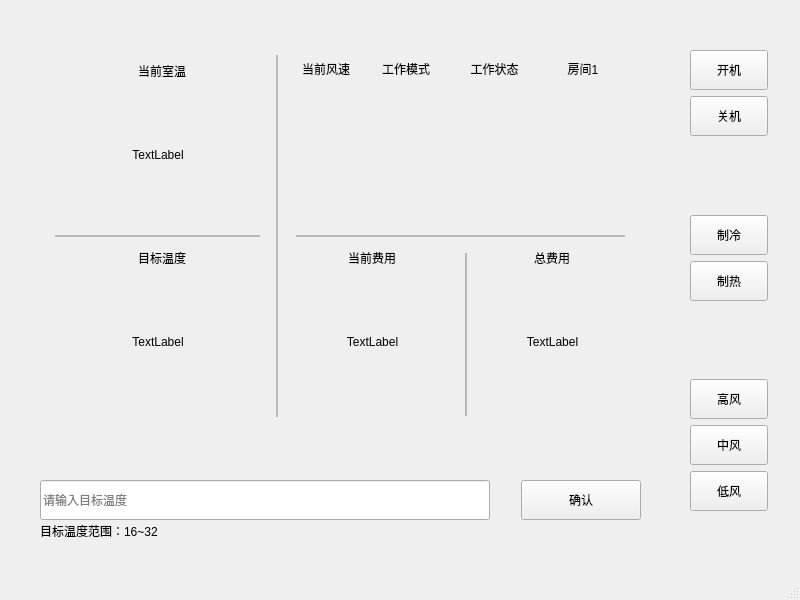
<?xml version="1.0" encoding="UTF-8"?>
<ui version="4.0">
 <class>MainWindow</class>
 <widget class="QMainWindow" name="MainWindow">
  <property name="geometry">
   <rect>
    <x>0</x>
    <y>0</y>
    <width>800</width>
    <height>600</height>
   </rect>
  </property>
  <property name="sizePolicy">
   <sizepolicy hsizetype="Fixed" vsizetype="Fixed">
    <horstretch>0</horstretch>
    <verstretch>0</verstretch>
   </sizepolicy>
  </property>
  <property name="minimumSize">
   <size>
    <width>800</width>
    <height>600</height>
   </size>
  </property>
  <property name="maximumSize">
   <size>
    <width>800</width>
    <height>600</height>
   </size>
  </property>
  <property name="contextMenuPolicy">
   <enum>Qt::NoContextMenu</enum>
  </property>
  <property name="windowTitle">
   <string>MainWindow</string>
  </property>
  <widget class="QWidget" name="centralwidget">
   <property name="minimumSize">
    <size>
     <width>800</width>
     <height>578</height>
    </size>
   </property>
   <property name="maximumSize">
    <size>
     <width>800</width>
     <height>578</height>
    </size>
   </property>
   <property name="contextMenuPolicy">
    <enum>Qt::NoContextMenu</enum>
   </property>
   <widget class="QWidget" name="layoutWidget">
    <property name="geometry">
     <rect>
      <x>690</x>
      <y>50</y>
      <width>82</width>
      <height>461</height>
     </rect>
    </property>
    <layout class="QVBoxLayout" name="verticalLayout_4">
     <item>
      <layout class="QVBoxLayout" name="verticalLayout">
       <item>
        <widget class="QPushButton" name="pushButton_turnOn">
         <property name="minimumSize">
          <size>
           <width>78</width>
           <height>40</height>
          </size>
         </property>
         <property name="maximumSize">
          <size>
           <width>78</width>
           <height>40</height>
          </size>
         </property>
         <property name="text">
          <string>开机</string>
         </property>
        </widget>
       </item>
       <item>
        <widget class="QPushButton" name="pushButton_turnOff">
         <property name="sizePolicy">
          <sizepolicy hsizetype="Minimum" vsizetype="Fixed">
           <horstretch>0</horstretch>
           <verstretch>0</verstretch>
          </sizepolicy>
         </property>
         <property name="minimumSize">
          <size>
           <width>78</width>
           <height>40</height>
          </size>
         </property>
         <property name="maximumSize">
          <size>
           <width>78</width>
           <height>40</height>
          </size>
         </property>
         <property name="text">
          <string>关机</string>
         </property>
        </widget>
       </item>
      </layout>
     </item>
     <item>
      <layout class="QVBoxLayout" name="verticalLayout_2">
       <property name="spacing">
        <number>6</number>
       </property>
       <item>
        <spacer name="verticalSpacer_2">
         <property name="orientation">
          <enum>Qt::Vertical</enum>
         </property>
         <property name="sizeHint" stdset="0">
          <size>
           <width>20</width>
           <height>40</height>
          </size>
         </property>
        </spacer>
       </item>
       <item>
        <widget class="QPushButton" name="pushButton_cold">
         <property name="minimumSize">
          <size>
           <width>78</width>
           <height>40</height>
          </size>
         </property>
         <property name="maximumSize">
          <size>
           <width>78</width>
           <height>40</height>
          </size>
         </property>
         <property name="text">
          <string>制冷</string>
         </property>
        </widget>
       </item>
       <item>
        <widget class="QPushButton" name="pushButton_hot">
         <property name="minimumSize">
          <size>
           <width>78</width>
           <height>40</height>
          </size>
         </property>
         <property name="maximumSize">
          <size>
           <width>78</width>
           <height>40</height>
          </size>
         </property>
         <property name="text">
          <string>制热</string>
         </property>
        </widget>
       </item>
       <item>
        <spacer name="verticalSpacer">
         <property name="orientation">
          <enum>Qt::Vertical</enum>
         </property>
         <property name="sizeHint" stdset="0">
          <size>
           <width>20</width>
           <height>40</height>
          </size>
         </property>
        </spacer>
       </item>
      </layout>
     </item>
     <item>
      <layout class="QVBoxLayout" name="verticalLayout_3">
       <item>
        <widget class="QPushButton" name="pushButton_high">
         <property name="minimumSize">
          <size>
           <width>78</width>
           <height>40</height>
          </size>
         </property>
         <property name="maximumSize">
          <size>
           <width>78</width>
           <height>40</height>
          </size>
         </property>
         <property name="text">
          <string>高风</string>
         </property>
        </widget>
       </item>
       <item>
        <widget class="QPushButton" name="pushButton_middle">
         <property name="minimumSize">
          <size>
           <width>78</width>
           <height>40</height>
          </size>
         </property>
         <property name="maximumSize">
          <size>
           <width>78</width>
           <height>40</height>
          </size>
         </property>
         <property name="text">
          <string>中风</string>
         </property>
        </widget>
       </item>
       <item>
        <widget class="QPushButton" name="pushButton_low">
         <property name="minimumSize">
          <size>
           <width>78</width>
           <height>40</height>
          </size>
         </property>
         <property name="maximumSize">
          <size>
           <width>78</width>
           <height>40</height>
          </size>
         </property>
         <property name="text">
          <string>低风</string>
         </property>
        </widget>
       </item>
      </layout>
     </item>
    </layout>
   </widget>
   <widget class="QWidget" name="layoutWidget">
    <property name="geometry">
     <rect>
      <x>40</x>
      <y>470</y>
      <width>601</width>
      <height>61</height>
     </rect>
    </property>
    <layout class="QHBoxLayout" name="horizontalLayout">
     <item>
      <widget class="QLineEdit" name="lineEdit_temperature">
       <property name="minimumSize">
        <size>
         <width>450</width>
         <height>40</height>
        </size>
       </property>
       <property name="placeholderText">
        <string>请输入目标温度</string>
       </property>
      </widget>
     </item>
     <item>
      <spacer name="horizontalSpacer">
       <property name="orientation">
        <enum>Qt::Horizontal</enum>
       </property>
       <property name="sizeHint" stdset="0">
        <size>
         <width>10</width>
         <height>20</height>
        </size>
       </property>
      </spacer>
     </item>
     <item>
      <widget class="QPushButton" name="pushButton_ok">
       <property name="minimumSize">
        <size>
         <width>120</width>
         <height>40</height>
        </size>
       </property>
       <property name="text">
        <string>确认</string>
       </property>
      </widget>
     </item>
    </layout>
   </widget>
   <widget class="QWidget" name="widget_back" native="true">
    <property name="geometry">
     <rect>
      <x>40</x>
      <y>40</y>
      <width>601</width>
      <height>391</height>
     </rect>
    </property>
    <widget class="QFrame" name="frame_line1">
     <property name="geometry">
      <rect>
       <x>236</x>
       <y>15</y>
       <width>2</width>
       <height>362</height>
      </rect>
     </property>
     <property name="frameShape">
      <enum>QFrame::StyledPanel</enum>
     </property>
     <property name="frameShadow">
      <enum>QFrame::Raised</enum>
     </property>
    </widget>
    <widget class="QFrame" name="frame_line2">
     <property name="geometry">
      <rect>
       <x>15</x>
       <y>195</y>
       <width>205</width>
       <height>2</height>
      </rect>
     </property>
     <property name="frameShape">
      <enum>QFrame::StyledPanel</enum>
     </property>
     <property name="frameShadow">
      <enum>QFrame::Raised</enum>
     </property>
    </widget>
    <widget class="QFrame" name="frame_line3">
     <property name="geometry">
      <rect>
       <x>256</x>
       <y>195</y>
       <width>329</width>
       <height>2</height>
      </rect>
     </property>
     <property name="frameShape">
      <enum>QFrame::StyledPanel</enum>
     </property>
     <property name="frameShadow">
      <enum>QFrame::Raised</enum>
     </property>
    </widget>
    <widget class="QFrame" name="frame_line4">
     <property name="geometry">
      <rect>
       <x>425</x>
       <y>213</y>
       <width>2</width>
       <height>163</height>
      </rect>
     </property>
     <property name="frameShape">
      <enum>QFrame::StyledPanel</enum>
     </property>
     <property name="frameShadow">
      <enum>QFrame::Raised</enum>
     </property>
    </widget>
    <widget class="QWidget" name="layoutWidget">
     <property name="geometry">
      <rect>
       <x>253</x>
       <y>20</y>
       <width>331</width>
       <height>171</height>
      </rect>
     </property>
     <layout class="QGridLayout" name="gridLayout">
      <item row="0" column="0">
       <layout class="QVBoxLayout" name="verticalLayout_5">
        <property name="bottomMargin">
         <number>12</number>
        </property>
        <item>
         <widget class="QLabel" name="label_speedText">
          <property name="text">
           <string>当前风速</string>
          </property>
          <property name="alignment">
           <set>Qt::AlignCenter</set>
          </property>
         </widget>
        </item>
        <item>
         <spacer name="verticalSpacer_5">
          <property name="orientation">
           <enum>Qt::Vertical</enum>
          </property>
          <property name="sizeHint" stdset="0">
           <size>
            <width>20</width>
            <height>40</height>
           </size>
          </property>
         </spacer>
        </item>
        <item>
         <layout class="QHBoxLayout" name="horizontalLayout_2">
          <item>
           <spacer name="horizontalSpacer_3">
            <property name="orientation">
             <enum>Qt::Horizontal</enum>
            </property>
            <property name="sizeHint" stdset="0">
             <size>
              <width>40</width>
              <height>20</height>
             </size>
            </property>
           </spacer>
          </item>
          <item>
           <widget class="QLabel" name="label_speed1">
            <property name="minimumSize">
             <size>
              <width>20</width>
              <height>20</height>
             </size>
            </property>
            <property name="maximumSize">
             <size>
              <width>20</width>
              <height>20</height>
             </size>
            </property>
            <property name="layoutDirection">
             <enum>Qt::LeftToRight</enum>
            </property>
            <property name="text">
             <string/>
            </property>
            <property name="alignment">
             <set>Qt::AlignLeading|Qt::AlignLeft|Qt::AlignVCenter</set>
            </property>
           </widget>
          </item>
          <item>
           <spacer name="horizontalSpacer_2">
            <property name="orientation">
             <enum>Qt::Horizontal</enum>
            </property>
            <property name="sizeHint" stdset="0">
             <size>
              <width>40</width>
              <height>20</height>
             </size>
            </property>
           </spacer>
          </item>
         </layout>
        </item>
        <item>
         <spacer name="verticalSpacer_3">
          <property name="orientation">
           <enum>Qt::Vertical</enum>
          </property>
          <property name="sizeHint" stdset="0">
           <size>
            <width>20</width>
            <height>40</height>
           </size>
          </property>
         </spacer>
        </item>
        <item>
         <layout class="QHBoxLayout" name="horizontalLayout_3">
          <item>
           <spacer name="horizontalSpacer_5">
            <property name="orientation">
             <enum>Qt::Horizontal</enum>
            </property>
            <property name="sizeHint" stdset="0">
             <size>
              <width>40</width>
              <height>20</height>
             </size>
            </property>
           </spacer>
          </item>
          <item>
           <widget class="QLabel" name="label_speed2">
            <property name="minimumSize">
             <size>
              <width>20</width>
              <height>20</height>
             </size>
            </property>
            <property name="maximumSize">
             <size>
              <width>20</width>
              <height>20</height>
             </size>
            </property>
            <property name="text">
             <string/>
            </property>
           </widget>
          </item>
          <item>
           <spacer name="horizontalSpacer_4">
            <property name="orientation">
             <enum>Qt::Horizontal</enum>
            </property>
            <property name="sizeHint" stdset="0">
             <size>
              <width>40</width>
              <height>20</height>
             </size>
            </property>
           </spacer>
          </item>
         </layout>
        </item>
        <item>
         <spacer name="verticalSpacer_4">
          <property name="orientation">
           <enum>Qt::Vertical</enum>
          </property>
          <property name="sizeHint" stdset="0">
           <size>
            <width>20</width>
            <height>40</height>
           </size>
          </property>
         </spacer>
        </item>
        <item>
         <layout class="QHBoxLayout" name="horizontalLayout_4">
          <item>
           <spacer name="horizontalSpacer_7">
            <property name="orientation">
             <enum>Qt::Horizontal</enum>
            </property>
            <property name="sizeHint" stdset="0">
             <size>
              <width>40</width>
              <height>20</height>
             </size>
            </property>
           </spacer>
          </item>
          <item>
           <widget class="QLabel" name="label_speed3">
            <property name="minimumSize">
             <size>
              <width>20</width>
              <height>20</height>
             </size>
            </property>
            <property name="maximumSize">
             <size>
              <width>20</width>
              <height>20</height>
             </size>
            </property>
            <property name="text">
             <string/>
            </property>
           </widget>
          </item>
          <item>
           <spacer name="horizontalSpacer_6">
            <property name="orientation">
             <enum>Qt::Horizontal</enum>
            </property>
            <property name="sizeHint" stdset="0">
             <size>
              <width>40</width>
              <height>20</height>
             </size>
            </property>
           </spacer>
          </item>
         </layout>
        </item>
        <item>
         <spacer name="verticalSpacer_6">
          <property name="orientation">
           <enum>Qt::Vertical</enum>
          </property>
          <property name="sizeHint" stdset="0">
           <size>
            <width>20</width>
            <height>40</height>
           </size>
          </property>
         </spacer>
        </item>
       </layout>
      </item>
      <item row="0" column="1">
       <layout class="QVBoxLayout" name="verticalLayout_6">
        <property name="bottomMargin">
         <number>12</number>
        </property>
        <item>
         <widget class="QLabel" name="label_workModeText">
          <property name="text">
           <string>工作模式</string>
          </property>
          <property name="alignment">
           <set>Qt::AlignCenter</set>
          </property>
         </widget>
        </item>
        <item>
         <spacer name="verticalSpacer_7">
          <property name="orientation">
           <enum>Qt::Vertical</enum>
          </property>
          <property name="sizeHint" stdset="0">
           <size>
            <width>20</width>
            <height>40</height>
           </size>
          </property>
         </spacer>
        </item>
        <item>
         <layout class="QHBoxLayout" name="horizontalLayout_5">
          <item>
           <spacer name="horizontalSpacer_8">
            <property name="orientation">
             <enum>Qt::Horizontal</enum>
            </property>
            <property name="sizeHint" stdset="0">
             <size>
              <width>40</width>
              <height>20</height>
             </size>
            </property>
           </spacer>
          </item>
          <item>
           <widget class="QLabel" name="label_workMode_hot">
            <property name="minimumSize">
             <size>
              <width>36</width>
              <height>36</height>
             </size>
            </property>
            <property name="maximumSize">
             <size>
              <width>36</width>
              <height>36</height>
             </size>
            </property>
            <property name="layoutDirection">
             <enum>Qt::LeftToRight</enum>
            </property>
            <property name="text">
             <string/>
            </property>
            <property name="alignment">
             <set>Qt::AlignLeading|Qt::AlignLeft|Qt::AlignVCenter</set>
            </property>
           </widget>
          </item>
          <item>
           <spacer name="horizontalSpacer_9">
            <property name="orientation">
             <enum>Qt::Horizontal</enum>
            </property>
            <property name="sizeHint" stdset="0">
             <size>
              <width>40</width>
              <height>20</height>
             </size>
            </property>
           </spacer>
          </item>
         </layout>
        </item>
        <item>
         <spacer name="verticalSpacer_8">
          <property name="orientation">
           <enum>Qt::Vertical</enum>
          </property>
          <property name="sizeHint" stdset="0">
           <size>
            <width>20</width>
            <height>40</height>
           </size>
          </property>
         </spacer>
        </item>
        <item>
         <layout class="QHBoxLayout" name="horizontalLayout_6">
          <item>
           <spacer name="horizontalSpacer_10">
            <property name="orientation">
             <enum>Qt::Horizontal</enum>
            </property>
            <property name="sizeHint" stdset="0">
             <size>
              <width>40</width>
              <height>20</height>
             </size>
            </property>
           </spacer>
          </item>
          <item>
           <widget class="QLabel" name="label_workMode_cold">
            <property name="minimumSize">
             <size>
              <width>36</width>
              <height>36</height>
             </size>
            </property>
            <property name="maximumSize">
             <size>
              <width>36</width>
              <height>36</height>
             </size>
            </property>
            <property name="text">
             <string/>
            </property>
           </widget>
          </item>
          <item>
           <spacer name="horizontalSpacer_11">
            <property name="orientation">
             <enum>Qt::Horizontal</enum>
            </property>
            <property name="sizeHint" stdset="0">
             <size>
              <width>40</width>
              <height>20</height>
             </size>
            </property>
           </spacer>
          </item>
         </layout>
        </item>
        <item>
         <spacer name="verticalSpacer_9">
          <property name="orientation">
           <enum>Qt::Vertical</enum>
          </property>
          <property name="sizeHint" stdset="0">
           <size>
            <width>20</width>
            <height>40</height>
           </size>
          </property>
         </spacer>
        </item>
       </layout>
      </item>
      <item row="0" column="2">
       <layout class="QVBoxLayout" name="verticalLayout_7">
        <property name="bottomMargin">
         <number>12</number>
        </property>
        <item>
         <widget class="QLabel" name="label_workStatusText">
          <property name="text">
           <string>工作状态</string>
          </property>
          <property name="alignment">
           <set>Qt::AlignCenter</set>
          </property>
         </widget>
        </item>
        <item>
         <spacer name="verticalSpacer_11">
          <property name="orientation">
           <enum>Qt::Vertical</enum>
          </property>
          <property name="sizeHint" stdset="0">
           <size>
            <width>20</width>
            <height>40</height>
           </size>
          </property>
         </spacer>
        </item>
        <item>
         <layout class="QHBoxLayout" name="horizontalLayout_8">
          <item>
           <spacer name="horizontalSpacer_14">
            <property name="orientation">
             <enum>Qt::Horizontal</enum>
            </property>
            <property name="sizeHint" stdset="0">
             <size>
              <width>40</width>
              <height>20</height>
             </size>
            </property>
           </spacer>
          </item>
          <item>
           <widget class="QLabel" name="label_workStatus_working">
            <property name="minimumSize">
             <size>
              <width>36</width>
              <height>36</height>
             </size>
            </property>
            <property name="maximumSize">
             <size>
              <width>36</width>
              <height>36</height>
             </size>
            </property>
            <property name="layoutDirection">
             <enum>Qt::LeftToRight</enum>
            </property>
            <property name="text">
             <string/>
            </property>
            <property name="alignment">
             <set>Qt::AlignLeading|Qt::AlignLeft|Qt::AlignVCenter</set>
            </property>
           </widget>
          </item>
          <item>
           <spacer name="horizontalSpacer_15">
            <property name="orientation">
             <enum>Qt::Horizontal</enum>
            </property>
            <property name="sizeHint" stdset="0">
             <size>
              <width>40</width>
              <height>20</height>
             </size>
            </property>
           </spacer>
          </item>
         </layout>
        </item>
        <item>
         <spacer name="verticalSpacer_12">
          <property name="orientation">
           <enum>Qt::Vertical</enum>
          </property>
          <property name="sizeHint" stdset="0">
           <size>
            <width>20</width>
            <height>40</height>
           </size>
          </property>
         </spacer>
        </item>
        <item>
         <layout class="QHBoxLayout" name="horizontalLayout_9">
          <item>
           <spacer name="horizontalSpacer_16">
            <property name="orientation">
             <enum>Qt::Horizontal</enum>
            </property>
            <property name="sizeHint" stdset="0">
             <size>
              <width>40</width>
              <height>20</height>
             </size>
            </property>
           </spacer>
          </item>
          <item>
           <widget class="QLabel" name="label_workStatus_waiting">
            <property name="minimumSize">
             <size>
              <width>36</width>
              <height>36</height>
             </size>
            </property>
            <property name="maximumSize">
             <size>
              <width>36</width>
              <height>36</height>
             </size>
            </property>
            <property name="text">
             <string/>
            </property>
           </widget>
          </item>
          <item>
           <spacer name="horizontalSpacer_17">
            <property name="orientation">
             <enum>Qt::Horizontal</enum>
            </property>
            <property name="sizeHint" stdset="0">
             <size>
              <width>40</width>
              <height>20</height>
             </size>
            </property>
           </spacer>
          </item>
         </layout>
        </item>
        <item>
         <spacer name="verticalSpacer_13">
          <property name="orientation">
           <enum>Qt::Vertical</enum>
          </property>
          <property name="sizeHint" stdset="0">
           <size>
            <width>20</width>
            <height>40</height>
           </size>
          </property>
         </spacer>
        </item>
       </layout>
      </item>
      <item row="0" column="3">
       <layout class="QVBoxLayout" name="verticalLayout_8">
        <property name="bottomMargin">
         <number>12</number>
        </property>
        <item>
         <widget class="QLabel" name="label_room">
          <property name="text">
           <string>房间1</string>
          </property>
          <property name="alignment">
           <set>Qt::AlignCenter</set>
          </property>
         </widget>
        </item>
        <item>
         <spacer name="verticalSpacer_15">
          <property name="orientation">
           <enum>Qt::Vertical</enum>
          </property>
          <property name="sizeHint" stdset="0">
           <size>
            <width>20</width>
            <height>40</height>
           </size>
          </property>
         </spacer>
        </item>
        <item>
         <layout class="QHBoxLayout" name="horizontalLayout_11">
          <item>
           <spacer name="horizontalSpacer_20">
            <property name="orientation">
             <enum>Qt::Horizontal</enum>
            </property>
            <property name="sizeHint" stdset="0">
             <size>
              <width>40</width>
              <height>20</height>
             </size>
            </property>
           </spacer>
          </item>
          <item>
           <widget class="QLabel" name="label_off">
            <property name="minimumSize">
             <size>
              <width>36</width>
              <height>36</height>
             </size>
            </property>
            <property name="maximumSize">
             <size>
              <width>36</width>
              <height>36</height>
             </size>
            </property>
            <property name="layoutDirection">
             <enum>Qt::LeftToRight</enum>
            </property>
            <property name="text">
             <string/>
            </property>
            <property name="alignment">
             <set>Qt::AlignLeading|Qt::AlignLeft|Qt::AlignVCenter</set>
            </property>
           </widget>
          </item>
          <item>
           <spacer name="horizontalSpacer_21">
            <property name="orientation">
             <enum>Qt::Horizontal</enum>
            </property>
            <property name="sizeHint" stdset="0">
             <size>
              <width>40</width>
              <height>20</height>
             </size>
            </property>
           </spacer>
          </item>
         </layout>
        </item>
        <item>
         <spacer name="verticalSpacer_16">
          <property name="orientation">
           <enum>Qt::Vertical</enum>
          </property>
          <property name="sizeHint" stdset="0">
           <size>
            <width>20</width>
            <height>40</height>
           </size>
          </property>
         </spacer>
        </item>
        <item>
         <layout class="QHBoxLayout" name="horizontalLayout_12">
          <item>
           <spacer name="horizontalSpacer_22">
            <property name="orientation">
             <enum>Qt::Horizontal</enum>
            </property>
            <property name="sizeHint" stdset="0">
             <size>
              <width>40</width>
              <height>20</height>
             </size>
            </property>
           </spacer>
          </item>
          <item>
           <widget class="QLabel" name="label_on">
            <property name="minimumSize">
             <size>
              <width>36</width>
              <height>36</height>
             </size>
            </property>
            <property name="maximumSize">
             <size>
              <width>36</width>
              <height>36</height>
             </size>
            </property>
            <property name="text">
             <string/>
            </property>
           </widget>
          </item>
          <item>
           <spacer name="horizontalSpacer_23">
            <property name="orientation">
             <enum>Qt::Horizontal</enum>
            </property>
            <property name="sizeHint" stdset="0">
             <size>
              <width>40</width>
              <height>20</height>
             </size>
            </property>
           </spacer>
          </item>
         </layout>
        </item>
        <item>
         <spacer name="verticalSpacer_17">
          <property name="orientation">
           <enum>Qt::Vertical</enum>
          </property>
          <property name="sizeHint" stdset="0">
           <size>
            <width>20</width>
            <height>40</height>
           </size>
          </property>
         </spacer>
        </item>
       </layout>
      </item>
     </layout>
    </widget>
    <widget class="QLabel" name="label_currTemp">
     <property name="geometry">
      <rect>
       <x>90</x>
       <y>23</y>
       <width>64</width>
       <height>16</height>
      </rect>
     </property>
     <property name="text">
      <string>当前室温</string>
     </property>
     <property name="alignment">
      <set>Qt::AlignCenter</set>
     </property>
    </widget>
    <widget class="QLabel" name="label_currTempData">
     <property name="geometry">
      <rect>
       <x>23</x>
       <y>50</y>
       <width>190</width>
       <height>129</height>
      </rect>
     </property>
     <property name="text">
      <string>TextLabel</string>
     </property>
     <property name="alignment">
      <set>Qt::AlignCenter</set>
     </property>
    </widget>
    <widget class="QLabel" name="label_desTempData">
     <property name="geometry">
      <rect>
       <x>23</x>
       <y>237</y>
       <width>190</width>
       <height>129</height>
      </rect>
     </property>
     <property name="text">
      <string>TextLabel</string>
     </property>
     <property name="alignment">
      <set>Qt::AlignCenter</set>
     </property>
    </widget>
    <widget class="QLabel" name="label_desTemp">
     <property name="geometry">
      <rect>
       <x>90</x>
       <y>210</y>
       <width>64</width>
       <height>16</height>
      </rect>
     </property>
     <property name="text">
      <string>目标温度</string>
     </property>
     <property name="alignment">
      <set>Qt::AlignCenter</set>
     </property>
    </widget>
    <widget class="QLabel" name="label_currCostData">
     <property name="geometry">
      <rect>
       <x>252</x>
       <y>237</y>
       <width>161</width>
       <height>129</height>
      </rect>
     </property>
     <property name="text">
      <string>TextLabel</string>
     </property>
     <property name="alignment">
      <set>Qt::AlignCenter</set>
     </property>
    </widget>
    <widget class="QLabel" name="label_currCost">
     <property name="geometry">
      <rect>
       <x>300</x>
       <y>210</y>
       <width>64</width>
       <height>16</height>
      </rect>
     </property>
     <property name="text">
      <string>当前费用</string>
     </property>
     <property name="alignment">
      <set>Qt::AlignCenter</set>
     </property>
    </widget>
    <widget class="QLabel" name="label_allinCostData">
     <property name="geometry">
      <rect>
       <x>432</x>
       <y>237</y>
       <width>161</width>
       <height>129</height>
      </rect>
     </property>
     <property name="text">
      <string>TextLabel</string>
     </property>
     <property name="alignment">
      <set>Qt::AlignCenter</set>
     </property>
    </widget>
    <widget class="QLabel" name="label_allinCost">
     <property name="geometry">
      <rect>
       <x>480</x>
       <y>210</y>
       <width>64</width>
       <height>16</height>
      </rect>
     </property>
     <property name="text">
      <string>总费用</string>
     </property>
     <property name="alignment">
      <set>Qt::AlignCenter</set>
     </property>
    </widget>
   </widget>
   <widget class="QLabel" name="label_errorTip">
    <property name="geometry">
     <rect>
      <x>40</x>
      <y>520</y>
      <width>341</width>
      <height>21</height>
     </rect>
    </property>
    <property name="text">
     <string>目标温度范围：16~32</string>
    </property>
   </widget>
  </widget>
  <widget class="QMenuBar" name="menubar">
   <property name="geometry">
    <rect>
     <x>0</x>
     <y>0</y>
     <width>800</width>
     <height>26</height>
    </rect>
   </property>
  </widget>
  <widget class="QStatusBar" name="statusbar"/>
 </widget>
 <resources/>
 <connections/>
</ui>
